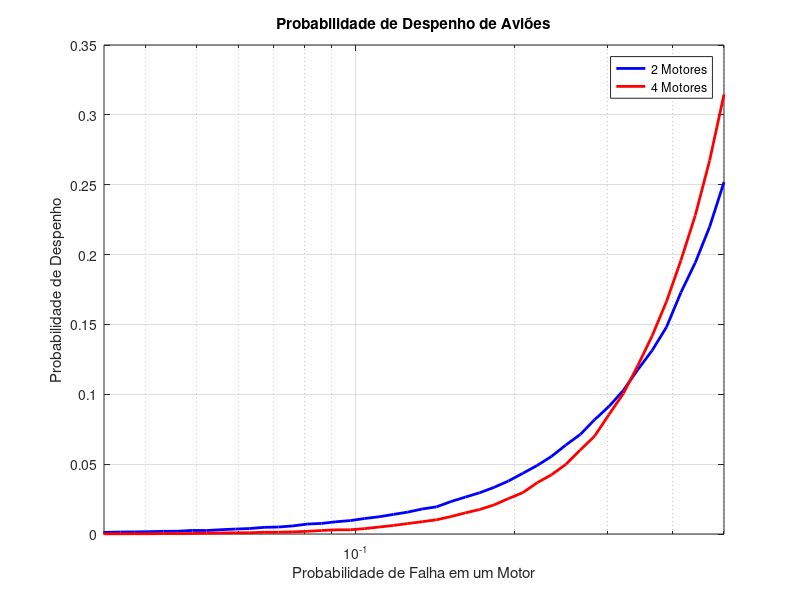

This figure's MATLAB source:
p = logspace(-3,log10(1/2),100);

N = 1e5;

despenha_2motor = zeros(length(p), 1);
for i = 1 : length(p)

    tentativas_2motor = rand(2,N) < p(i);

    sucessos = sum(tentativas_2motor) > 1;

    despenha_2motor(i) = sum(sucessos) / N;

end


despenha_4motor = zeros(length(p), 1);
for i = 1 : length(p)

    tentativas_4motor = rand(4,N) < p(i);

    sucessos = sum(tentativas_4motor) > 2;

    despenha_4motor(i) = sum(sucessos) / N;

end

figure;
semilogx(p, despenha_2motor, 'b-', 'LineWidth', 2);

hold on;

semilogx(p, despenha_4motor, 'r-', 'LineWidth', 2);

title('Probabilidade de Despenho de Aviões');
xlabel('Probabilidade de Falha em um Motor');
ylabel('Probabilidade de Despenho');
legend('2 Motores', '4 Motores', 'Location','Best');
grid on;

xlim([1/30, 0.5])

hold off;

    


